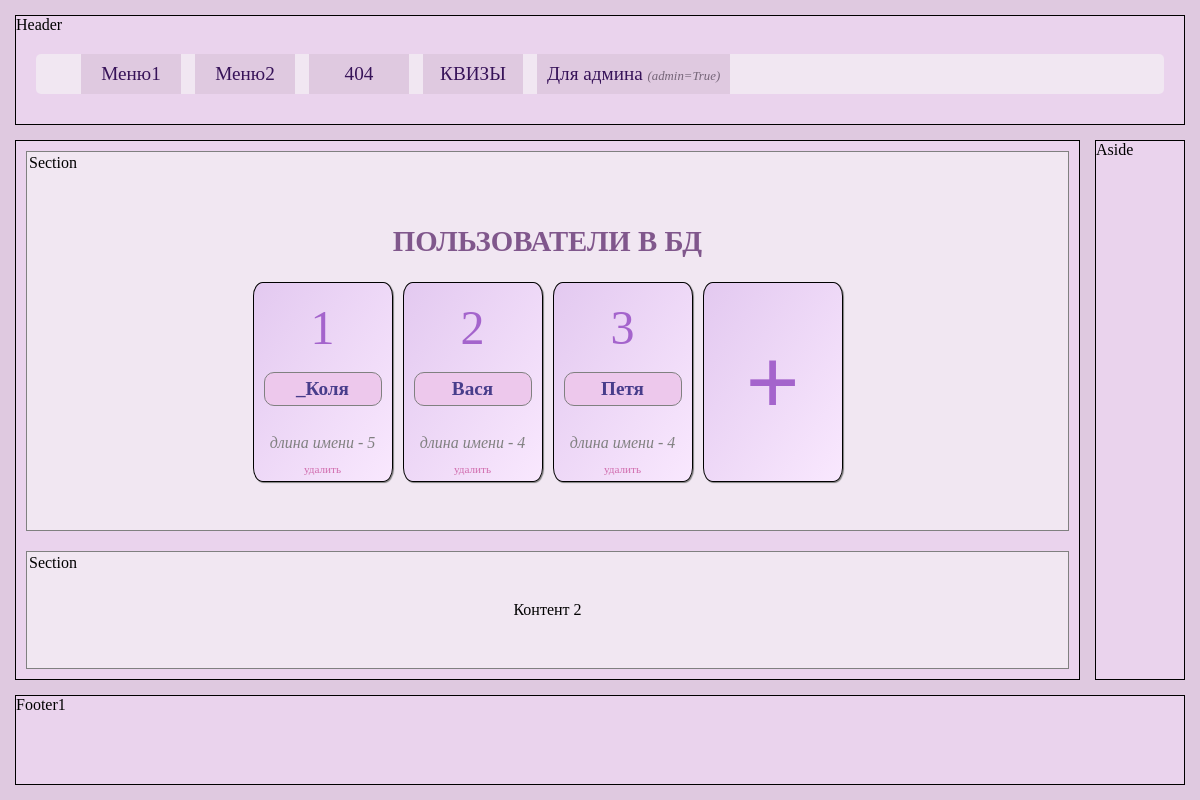
/, run on an earlier commit of the app's database.
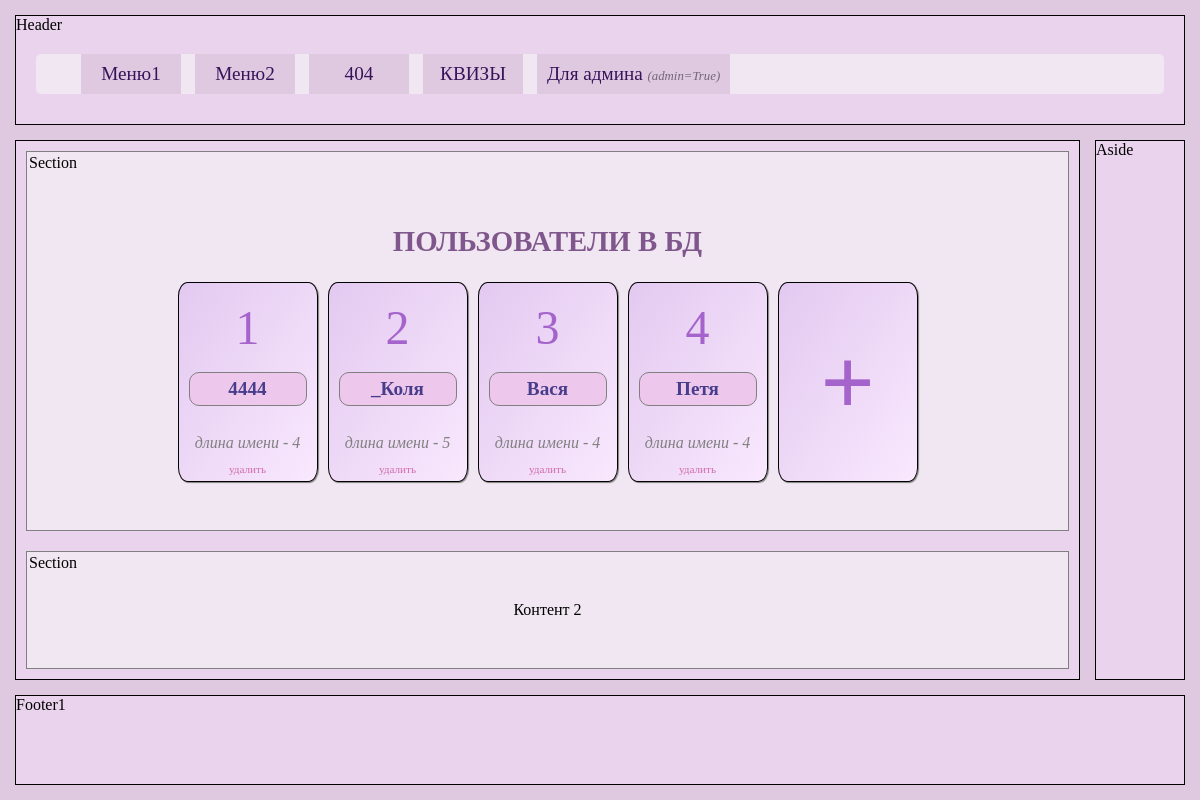
And on a later commit of the database.
### models.py (models this page shows, shortened)
class User(db.Model):
    id = db.Column(db.Integer, primary_key = True)
    name = db.Column(db.String(25))
    quizes = db.relationship('Quiz', backref='user',
                             cascade = "all, delete, delete-orphan",
                             lazy='select')

### main.py (the view)
@app.route('/', methods = ['GET'])
def index():
    users = User.query.order_by(User.name).all()
    return render_template('users.html',
                           admin=True,
                           len=len,
                           users=users,
                           html_config = html_config)

### templates/users.html (shortened to what this page needs)
{% extends "base.html" %}
{% block main_menu %}
    {{ super() }}
{% endblock %}
{% block content1_head %}
    <h2>ПОЛЬЗОВАТЕЛИ В БД </h2>
{% endblock %}
{% block content1 %}
    <div class="users_container ">
        {% for user in users %}
            <div class="user_card">
                <p class="u_num"> {{ loop.index }} </p>
                <p class="u_name">{{ user.name }}</p>
                <p class="u_info"> длина имени - {{ len(user.name) }}</p>
                <p class="del_user"><a  href="{{ url_for('user_delete', id=user.id) }}"> удалить </a></p>
            </div>
        {% endfor %}
        <a href="#modal-one">
            <div class="user_card card_add">
                <p class="u_add"> + </p>
            </div>
        </a>
    </div>
{% endblock %}

What changed in the data, as far as the page shows it:
added User: name "4444", name "4"
